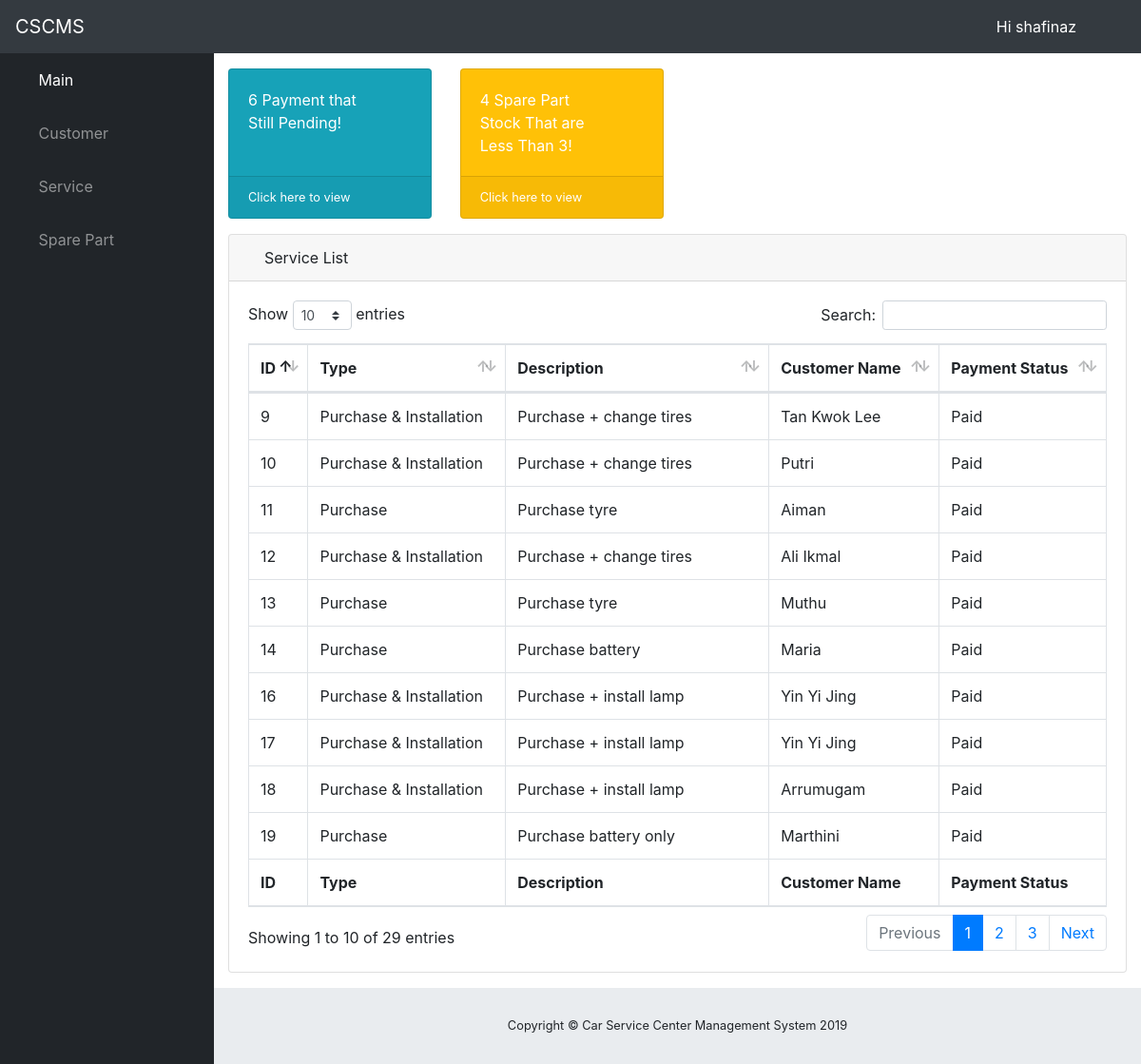
The page /staff/dashboard/index.php (signed in) on the database its author committed.
### tables this page shows
CREATE TABLE `service` (
  `svc_id` int(11) NOT NULL,
  `svc_type` varchar(30) NOT NULL,
  `cust_id` int(11) NOT NULL,
  `sp_name` varchar(150) NOT NULL,
  `sp_used` int(15) NOT NULL,
  `vhc_name` varchar(50) NOT NULL,
  `svc_desc` varchar(150) NOT NULL,
  `svc_installfees` float(11,2) NOT NULL,
  `svc_totalfees` float(11,2) NOT NULL,
  `svc_date` date NOT NULL DEFAULT current_timestamp(),
  `svc_paymentstatus` varchar(30) NOT NULL
);

CREATE TABLE `customer` (
  `cust_id` int(11) NOT NULL,
  `cust_name` varchar(30) NOT NULL,
  `cust_ic` varchar(30) NOT NULL,
  `cust_contact` varchar(20) NOT NULL
);

### staff/dashboard/index.php (the view, shortened to what this page needs)
<!DOCTYPE html>
<html lang="en">
<head>
  <link href="vendor/fontawesome-free/css/all.min.css" rel="stylesheet" type="text/css">
  <link href="vendor/datatables/dataTables.bootstrap4.css" rel="stylesheet">
  <link href="css/sb-admin.css" rel="stylesheet">
</head>
<body id="page-top">
  <nav class="navbar navbar-expand navbar-dark bg-dark static-top">
    <a class="navbar-brand mr-1" href="index.php">CSCMS</a>
    <button class="btn btn-link btn-sm text-white order-1 order-sm-0" id="sidebarToggle" href="#">
      <i class="fas fa-bars"></i>
    </button>
    <ul class="navbar-nav ml-auto ml-md-0">
      <a class="navbar" style="color:white">Hi <?php echo $_SESSION['username']; ?> </a>
      <li class="nav-item dropdown no-arrow">
        <a class="nav-link dropdown-toggle" href="#" id="userDropdown" role="button" data-toggle="dropdown" aria-haspopup="true" aria-expanded="false">
          <i class="fas fa-user-circle fa-fw"></i>
        </a>
      </li>
    </ul>
  </nav>
  <div id="wrapper">
    <ul class="sidebar navbar-nav">
      <li class="nav-item active">
        <a class="nav-link" href="index.php">
          <i class="fas fa-fw fa-tachometer-alt"></i>
          <span>Main</span>
        </a>
      </li>
      <li class="nav-item">
        <a class="nav-link" href="/fyp/staff/customer/list.php">
          <i class="fas fa-fw fa-table"></i>
          <span>Customer</span></a>
      </li>
      <li class="nav-item">
        <a class="nav-link" href="/fyp/staff/service/list.php">
          <i class="fas fa-fw fa-list"></i>
          <span>Service</span></a>
      </li>
      <li class="nav-item dropdown">
        <a class="nav-link dropdown-toggle" href="#" id="pagesDropdown" role="button" data-toggle="dropdown" aria-haspopup="true" aria-expanded="false">
          <i class="fas fa-fw fa-tools"></i>
          <span>Spare Part</span>
        </a>
      </li>
    </ul>
    <div id="content-wrapper">
      <div class="container-fluid">
        <div class="row">
          <div class="col-xl-3 col-sm-6 mb-3">
            <div class="card text-white bg-info o-hidden h-100">
              <div class="card-body">
                <div class="card-body-icon">
                  <i class="fas fa-fw fa-list"></i>
                </div>
                <?php
                include 'connectionDB.php';
                $query="SELECT COUNT(svc_id) FROM service WHERE svc_paymentstatus='Pending'";
                $result=mysqli_query($con,$query);
                while($row=mysqli_fetch_assoc($result)){
                ?>
                <div class="mr-5"><?php echo $row['COUNT(svc_id)']; }?> Payment that Still Pending!</div>
              </div>
              <a class="card-footer text-white clearfix small z-1" href="/fyp/staff/service/PendingList.php">
                <span class="float-left">Click here to view</span>
                <span class="float-right">
                  <i class="fas fa-angle-right"></i>
                </span>
              </a>
            </div>
          </div>
          <div class="col-xl-3 col-sm-6 mb-3">
            <div class="card text-white bg-warning o-hidden h-100">
              <div class="card-body">
                <div class="card-body-icon">
                  <i class="fas fa-fw fa-bell"></i>
                </div>
                <?php
                include 'connectionDB.php';
                $query="SELECT COUNT(sp_id) FROM sparepart WHERE sp_stock<'3'";
                $result=mysqli_query($con,$query);
                while($row=mysqli_fetch_assoc($result)){
                ?>
                <div class="mr-5"><?php echo $row['COUNT(sp_id)']; }?> Spare Part Stock That are Less Than 3!</div>
              </div>
              <a class="card-footer text-white clearfix small z-1" href="/fyp/staff/sparepart/SparePartList.php">
                <span class="float-left">Click here to view</span>
                <span class="float-right">
                  <i class="fas fa-angle-right"></i>
                </span>
              </a>
            </div>
          </div>
        </div>
        <div class="card mb-3">
          <div class="card-header">
            <i class="fas fa-table"></i>
            Service List</div>
          <div class="card-body">
            <div class="table-responsive">
              <table class="table table-bordered" id="dataTable" width="100%" cellspacing="0">
                <?php
					        include 'connectionDB.php';
					        $stmnt=$con->prepare("SELECT * FROM service INNER JOIN customer ON service.cust_id = customer.cust_id");
					        $stmnt->execute();
					        $result=$stmnt->get_result();
				        ?>
                <thead>
                  <tr>
                    <th>ID</th>
                    <th>Type</th>
                    <th>Description</th>
                    <th>Customer Name</th>
                    <th>Payment Status</th>
                  </tr>
                </thead>
                <tfoot>
                  <tr>
                  <th>ID</th>
                    <th>Type</th>
                    <th>Description</th>
                    <th>Customer Name</th>
                    <th>Payment Status</th>
                  </tr>
                </tfoot>
                <tbody>
					      <?php while($row=$result->fetch_assoc())
					      { ?>
						      <tr ?>
							      <td><?= $row['svc_id']; ?></td>
							      <td><?= $row['svc_type']; ?></td>
							      <td><?= $row['svc_desc']; ?></td>
							      <td><?= $row['cust_name']; ?></td>
							      <td><?= $row['svc_paymentstatus']; ?></td>
						      </tr>
					      <?php } ?>
				        </tbody>
              </table>
            </div>
          </div>
        </div>
      </div>
      <footer class="sticky-footer">
        <div class="container my-auto">
          <div class="copyright text-center my-auto">
            <span>Copyright © Car Service Center Management System 2019</span>
          </div>
        </div>
      </footer>
    </div>
  </div>
</body>
</html>

### rows shown on the page
service: svc_id "9", svc_type "Purchase & Installation", svc_desc "Purchase + change tires", cust.cust_name "Tan Kwok Lee", svc_paymentstatus "Paid"
service: svc_id "10", svc_type "Purchase & Installation", svc_desc "Purchase + change tires", cust.cust_name "Putri", svc_paymentstatus "Paid"
service: svc_id "11", svc_type "Purchase", svc_desc "Purchase tyre", cust.cust_name "Aiman", svc_paymentstatus "Paid"
service: svc_id "12", svc_type "Purchase & Installation", svc_desc "Purchase + change tires", cust.cust_name "Ali Ikmal", svc_paymentstatus "Paid"
service: svc_id "13", svc_type "Purchase", svc_desc "Purchase tyre", cust.cust_name "Muthu", svc_paymentstatus "Paid"
service: svc_id "14", svc_type "Purchase", svc_desc "Purchase battery", cust.cust_name "Maria", svc_paymentstatus "Paid"
service: svc_id "16", svc_type "Purchase & Installation", svc_desc "Purchase + install lamp", cust.cust_name "Yin Yi Jing", svc_paymentstatus "Paid"
service: svc_id "17", svc_type "Purchase & Installation", svc_desc "Purchase + install lamp", cust.cust_name "Yin Yi Jing", svc_paymentstatus "Paid"
service: svc_id "18", svc_type "Purchase & Installation", svc_desc "Purchase + install lamp", cust.cust_name "Arrumugam", svc_paymentstatus "Paid"
service: svc_id "19", svc_type "Purchase", svc_desc "Purchase battery only", cust.cust_name "Marthini", svc_paymentstatus "Paid"

### other values the page prints
$_SESSION['username'] "shafinaz"
$row['COUNT(svc_id)'] "6"
$row['COUNT(sp_id)'] "4"
